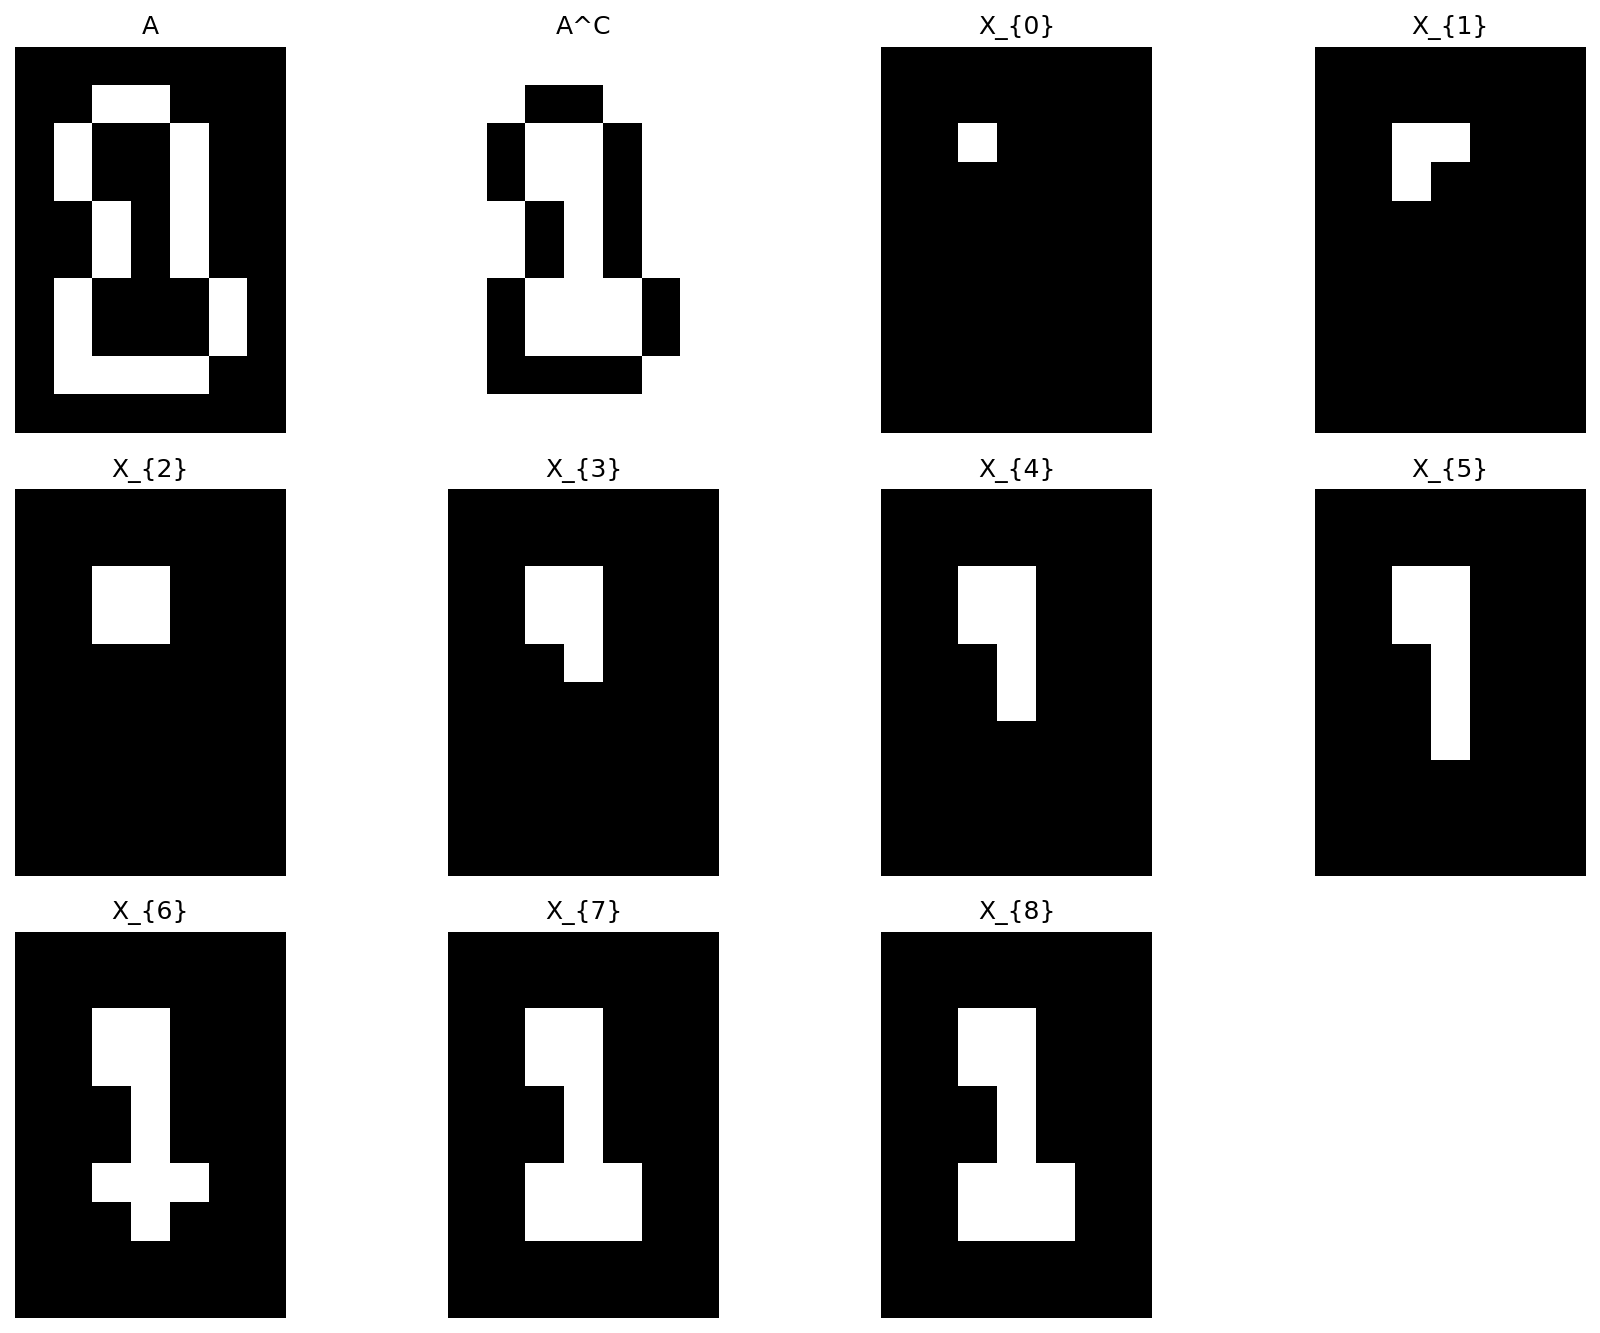

Write Python code to recreate this figure.
import numpy as np
import matplotlib.pyplot as plt
import sys
from pathlib import Path
import ia870 as ia

# %% Figure917
# Hole filling

# %% Parameters
R = 3
C = 3

# %% Data
f = np.zeros((10, 7), dtype=bool)
f[1, 2:4] = True
f[2:4, [1, 4]] = True
f[4:6, [2, 4]] = True
f[6:8, [1, 5]] = True
f[8, 1:5] = True

# %% SE
B = ia.iasecross(1)

# %% Manual hole filling
X_list = []

x0 = np.zeros_like(f, dtype=bool)
x0[R - 1, C - 1] = True
X_list.append(x0)

x1 = ia.iaintersec(ia.ianeg(f), ia.iadil(X_list[0], B))
X_list.append(x1)

while True:
    xk = ia.iaintersec(ia.ianeg(f), ia.iadil(X_list[-1], B))
    X_list.append(xk)
    if np.array_equal(X_list[-1], X_list[-2]):
        break

g = ia.iaunion(f, X_list[-1])

# %% Display
fig = plt.figure(1, figsize=(12, 9))

plt.subplot(3, 4, 1)
plt.imshow(f, cmap='gray')
plt.title('A')
plt.axis('off')

plt.subplot(3, 4, 2)
plt.imshow(ia.ianeg(f), cmap='gray')
plt.title('A^C')
plt.axis('off')

for iter_idx in range(len(X_list)):
    plt.subplot(3, 4, iter_idx + 3)
    plt.imshow(X_list[iter_idx], cmap='gray')
    plt.title(f'X_{{{iter_idx}}}')
    plt.axis('off')

plt.tight_layout()
fig.savefig('Figure917.png', dpi=150, bbox_inches='tight')
plt.show()
